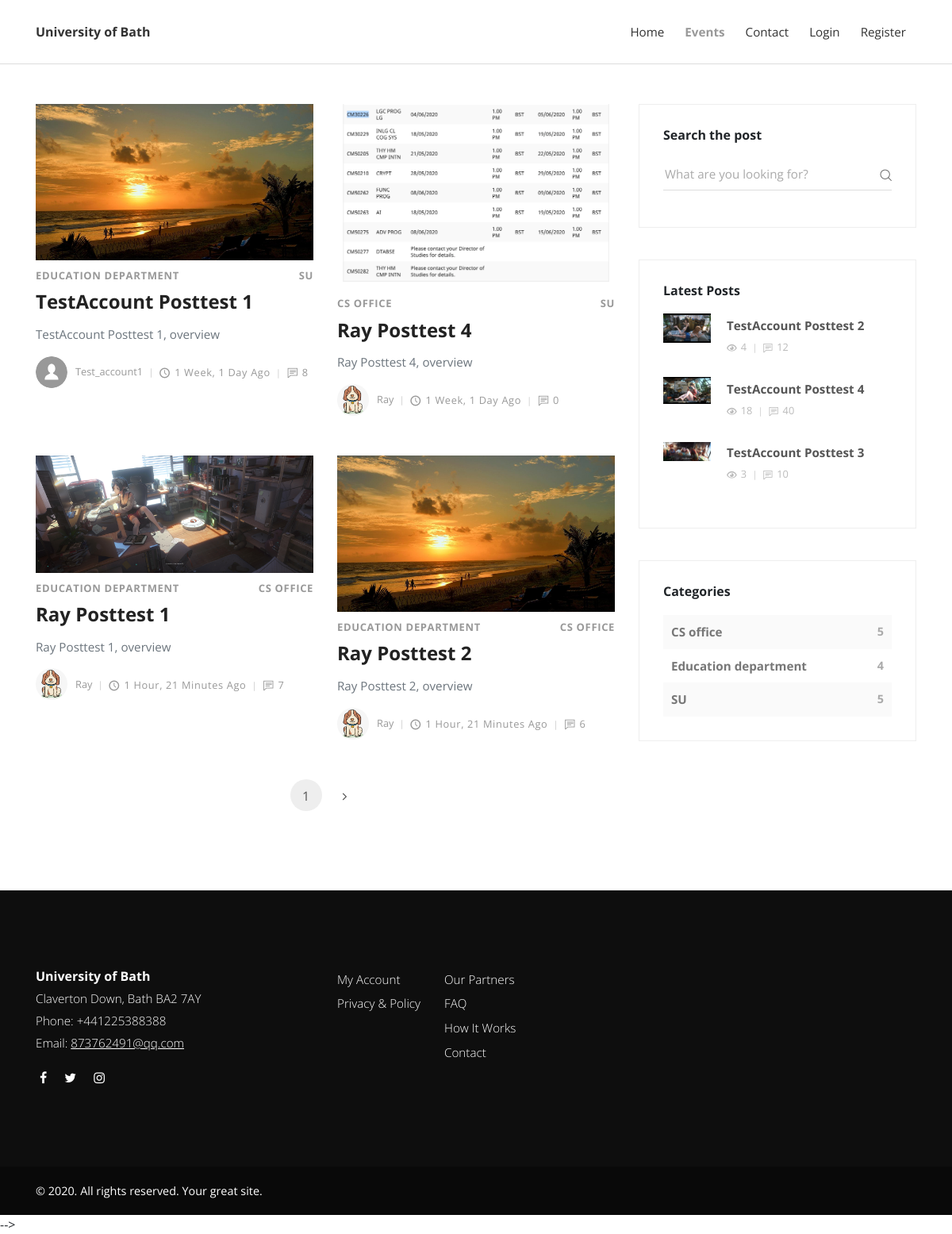
Screenshot of /blog/ with the database file from the repository.
### posts/models.py (models this page shows, shortened)
class Post(models.Model):
    categories = models.ManyToManyField(Category)
    title = models.CharField(max_length=100)
    overview = models.TextField()
    author = models.ForeignKey(Profile, on_delete=models.CASCADE)
    timestamp = models.DateTimeField(auto_now_add=True) # when it created
    comment_count = models.IntegerField(default=0)
    view_count = models.IntegerField(default=0)
    thumbnail = models.ImageField(default='default_thumbnail.jpeg')
    content = HTMLField()
    featured = models.BooleanField(default=True)
    previous_post = models.ForeignKey('self', related_name='previous', on_delete=models.SET_NULL, blank=True, null=True)
    next_post = models.ForeignKey('self', related_name='next', on_delete=models.SET_NULL, blank=True, null=True)
    def get_absolute_url(self):
        return reverse('post-detail', kwargs={
            'id': self.id
        })

class Category(models.Model):
    title = models.CharField(max_length=200)
    def __str__(self):
        return self.title

### users/models.py (models this page shows, shortened)
class Profile(models.Model):
    user = models.OneToOneField(User, on_delete=models.CASCADE)
    image = models.ImageField(default='default.svg', upload_to='profile_pics')

### posts/views.py (the view)
# urls.py: path('blog/', events, name='post-list'),
def events(request):
    category_count = get_category_count()
    most_recent = Post.objects.order_by('-timestamp')[:3]
    post_list = Post.objects.all()
    paginator = Paginator(post_list, 4)
    page_request_var = 'page'
    page = request.GET.get(page_request_var)
    try:
        paginated_queryset = paginator.page(page)
    except PageNotAnInteger:
        paginated_queryset = paginator.page(1)
    except EmptyPage:
        paginated_queryset = paginator.page(paginator.num_pages)
    context = {
        'queryset': paginated_queryset,
        'page_request_var': page_request_var,
        'most_recent': most_recent,
        'category_count': category_count
    }
    return render(request, 'events.html', context)

### posts/views.py (called while the page is built)
def get_category_count():
    queryset = Post.objects.values('categories__title').annotate(Count('categories__title'))
    return queryset

### templates/events.html (shortened to what this page needs)
{% extends "base.html"%}
{% load static %}
{% block content %}
    <div class="container">
      <div class="row">
        <main class="posts-listing col-lg-8">
          <div class="container">
            <div class="row">
              {% for post in queryset %}
              <div class="post col-xl-6">
                <div class="post-thumbnail"><a href="{{post.get_absolute_url}}"><img src="{{post.thumbnail.url}}" alt="..." class="img-fluid"></a></div>
                <div class="post-details">
                  <div class="post-meta d-flex justify-content-between">
                    {% for cat in post.categories.all %}
                    <div class="category"><a href="#">{{cat}}</a></div>
                    {% endfor %}
                  </div><a href="{{post.get_absolute_url}}">
                    <h3 class="h4">{{post.title}}</h3></a>
                  <p class="text-muted">{{post.overview}}</p>
                  <footer class="post-footer d-flex align-items-center">
                    <a href="#" class="author d-flex align-items-center flex-wrap">
                      <div class="avatar"><img src="{{post.author.image.url}}" alt="..." class="img-fluid"></div>
                      <div class="title"><span>{{post.author.user}}</span></div>
                    </a>
                    <div class="date"><i class="icon-clock"></i>{{post.timestamp|timesince}} ago</div>
                    <div class="comments meta-last"><i class="icon-comment"></i>{{post.comment_count}}</div>
                  </footer>
                </div>
              </div>
              {% endfor %}
            </div>
            <nav aria-label="Page navigation example">
              <ul class="pagination pagination-template d-flex justify-content-center">
                <li class="page-item"><a href="?{{page_request_var}}={{queryset.number}}" class="page-link active">{{queryset.number}}</a></li>
                {% if queryset.has_next %}
                <li class="page-item"><a href="?{{page_request_var}}={{queryset.next_page_number}}" class="page-link"> <i class="fa fa-angle-right"></i></a></li>
                {% endif %}
              </ul>
            </nav>
          </div>
        </main>
        {% include 'sidebar.html' with most_recent=most_recent category_count=category_count %}
      </div>
    </div>
{% endblock content %}

### templates/sidebar.html
        <aside class="col-lg-4">
          <div class="widget search">
            <header>
              <h3 class="h6">Search the post</h3>
            </header>
            <form action="{% url 'search' %}" class="search-form">
              <div class="form-group">
                <input type="text" name="q" placeholder="What are you looking for?">
                <button type="submit" class="submit"><i class="icon-search"></i></button>
              </div>
            </form>
          </div>
          <div class="widget latest-posts">
            <header>
              <h3 class="h6">Latest Posts</h3>
            </header>
            <div class="blog-posts">
              {% for post in most_recent %}
              <a href="{{post.get_absolute_url}}">
                <div class="item d-flex align-items-center">
                  <div class="image"><img src="{{post.thumbnail.url}}" alt="..." class="img-fluid"></div>
                  <div class="title"><strong>{{post.title}}</strong>
                    <div class="d-flex align-items-center">
                      <div class="views"><i class="icon-eye"></i>{{post.view_count}}</div>
                      <div class="comments"><i class="icon-comment"></i>{{post.comment_count}}</div>
                    </div>
                  </div>
                </div>
              </a>
              {% endfor %}
            </div>
          </div>
          <div class="widget categories">
            <header>
              <h3 class="h6">Categories</h3>
            </header>
            {% for cat in category_count %}
            <div class="item d-flex justify-content-between">
              <a href="#">{{cat.categories__title}}</a><span>{{cat.categories__title__count}}</span>
            </div>
            {% endfor %}
          </div>
        </aside>

### rows the page displays
Post: thumbnail (placeholder picture), title "TestAccount Posttest 1", overview "TestAccount Posttest 1, overview", author.image (placeholder picture), author.user "Test_account1", timestamp "1 Week, 1 Day", comment_count "8"
Category: title "EDUCATION DEPARTMENT"
Category: title "SU"
Post: thumbnail (picture), title "Ray Posttest 4", overview "Ray Posttest 4, overview", author.image (picture), author.user "Ray", timestamp "1 Week, 1 Day", comment_count "0"
Category: title "CS OFFICE"
Post: thumbnail (picture), title "Ray Posttest 1", overview "Ray Posttest 1, overview", author.image (picture), author.user "Ray", timestamp "1 Hour, 21 Minutes", comment_count "7"
Post: thumbnail (placeholder picture), title "Ray Posttest 2", overview "Ray Posttest 2, overview", author.image (picture), author.user "Ray", timestamp "1 Hour, 21 Minutes", comment_count "6"
Post: thumbnail (picture), title "TestAccount Posttest 2", view_count "4", comment_count "12"
Post: thumbnail (picture), title "TestAccount Posttest 4", view_count "18", comment_count "40"
Post: thumbnail (picture), title "TestAccount Posttest 3", view_count "3", comment_count "10"

### other values shown
{{ queryset.number }} "1"
{{ cat.categories__title }} "CS office" "Education department" "SU"
{{ cat.categories__title__count }} "5" "4" "5"
